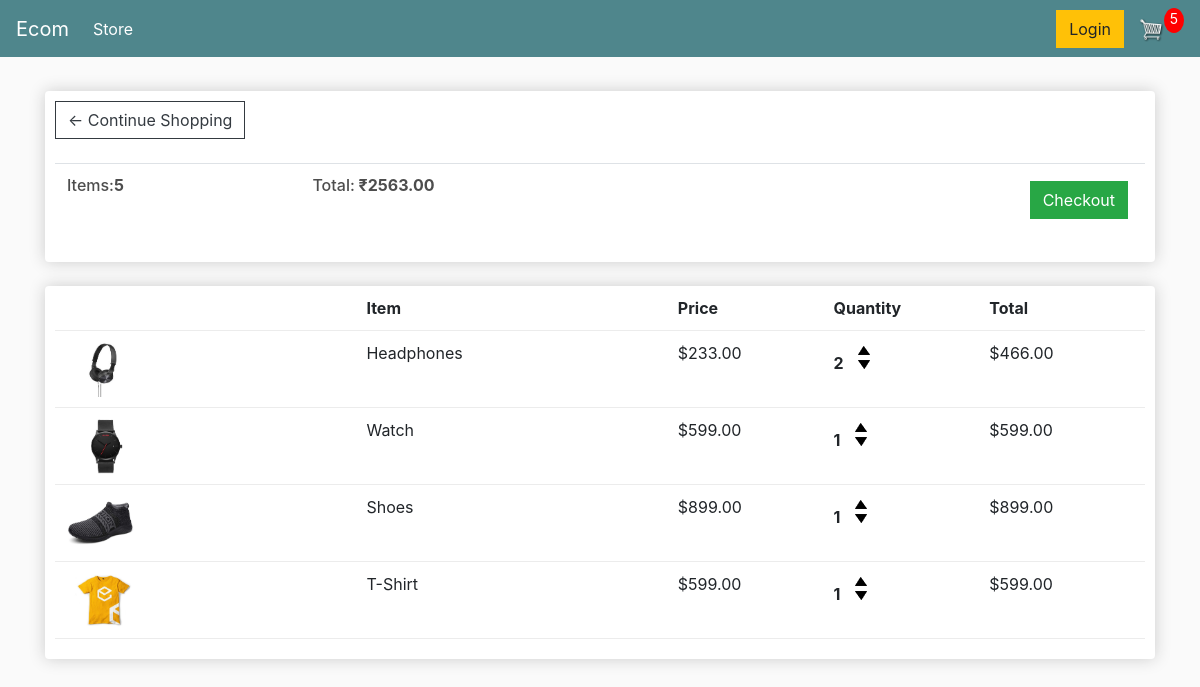
The app's page /cart/ (signed in) with its own data.
### store/models.py (models this page shows, shortened)
class Order(models.Model):
    customer=models.ForeignKey(Customer, on_delete=models.SET_NULL, null=True, blank=True)
    date_ordered=models.DateTimeField(auto_now_add=True)
    complete=models.BooleanField(default=False)
    transaction_id=models.CharField(max_length=100, null=True)
    @property
    def get_cart_total(self):
        orderitems=self.orderitem_set.all()
        total=sum([item.get_total for item in orderitems])
        return total
    @property
    def get_cart_items(self):
        orderitems=self.orderitem_set.all()
        total=sum([item.quantity for item in orderitems])
        return total

class OrderItem(models.Model):
     product=models.ForeignKey(Product, on_delete=models.SET_NULL,null=True)
     order=models.ForeignKey(Order, on_delete=models.SET_NULL, null=True)
     quantity=models.IntegerField(default=0, null=True, blank=True)
     date_added=models.DateTimeField(auto_now_add=True)
     @property
     def get_total(self):
         total=self.product.price* self.quantity
         return total

class Product(models.Model):
    name=models.CharField(max_length=200)
    price=models.DecimalField(max_digits=5,decimal_places=2)
    digital=models.BooleanField(default=False, null=True,blank=True)
    image=models.ImageField(null=True,blank=True)
    @property
    def imageURL(self):
        try:
            url=self.image.url
        except:
            url=''
        return url

### store/views.py (the view)
# urls.py: path('cart/',views.cart, name="cart"),
def cart(request):
    data=cartData(request)
    items=data['items']
    order=data['order']
    cartItems=data['cartItems']
    context={'items':items,'order':order,'cartItems':cartItems}
    return render(request,'store/cart.html',context)

### store/utils.py (called while the page is built)
def cartData(request):
    if request.user.is_authenticated:
        customer=request.user.customer
        order, created=Order.objects.get_or_create(customer=customer,complete=False)
        items=order.orderitem_set.all()
        cartItems=order.get_cart_items
    else:
       cookieData=cookieCart(request)
       cartItems=cookieData['cartItems']
       order=cookieData['order']
       items=cookieData['items']
    return{'items':items,'order':order,'cartItems':cartItems}

### store/templates/store/cart.html
{% extends 'store/main.html' %} {% load static %} {% block content %}
<div class="row">
    <div class="col-lg-12">
        <div class="box-element">
            <a class="btn btn-outline-dark" href="{% url 'store' %}">&#x2190; Continue Shopping</a>
            <br>
            <br>
            <table class="table">
                <tr>
                    <th>
                        <h6>Items:<strong>{{order.get_cart_items}}</strong></h6>
                    </th>
                    <th>
                        <h6>Total:<strong> &#8377;{{order.get_cart_total|floatformat:2}}</strong></h6>
                    </th>
                    <th>
                        <a style="float:right; margin:5px" class="btn btn-success" href="{% url 'checkout' %}">Checkout</a>
                    </th>
                </tr>
            </table>
        </div>
        <br>
        <div class="box-element">
            <div class="cart-row">
                <div style="flex: 2;"></div>
                <div style="flex: 2;"><strong>Item</strong></div>
                <div style="flex: 1;"><strong>Price</strong></div>
                <div style="flex: 1;"><strong>Quantity</strong></div>
                <div style="flex: 1;"><strong>Total</strong></div>
            </div>
            {% for item in items %}
            <div class="cart-row">
                <div style="flex: 2;"><img class="row-image" src="{{item.product.imageURL}}" alt=""></div>
                <div style="flex: 2;">{{item.product.name}}</div>
                <div style="flex: 1;">${{item.product.price|floatformat:2}}</div>
                <div style="flex:1">
                    <p class="quantity">{{item.quantity}}</p>
                    <div class="quantity">
                        <img data-product="{{item.product.id}}" data-action="add" class="chg-quantity update-cart" src="{% static  'images/arrow-up.png' %}">
                        <img  data-product="{{item.product.id}}" data-action="remove" class="chg-quantity update-cart" src="{% static  'images/arrow-down.png' %}">
                    </div>
                </div>
                <div style="flex:1">
                    <p>${{item.get_total}}</p>
                </div>
            </div>
            {% endfor %}
        </div>
        <br>
    </div>
</div>
{% endblock content %}

### static/css/main.css (style rules this page uses)
body { background-color: hsl(0, 0%, 98%); }
h1, h2, h3, h4, h5, h6 { color: hsl(0, 0%, 30%); }
.box-element { box-shadow: hsl(0, 0%, 80%) 0 0 16px; background-color: #fff; border-radius: 4px; padding: 10px; }
.col-lg-4, .col-lg-6, .col-lg-8, .col-lg-12 { margin-top: 10px; }
.btn { border-radius: 0; }
.row-image { width: 100px; }
.cart-row { display: flex; align-items: flex-stretch; padding-bottom: 10px; margin-bottom: 10px; border-bottom: 1px solid #ececec; }
.quantity { display: inline-block; font-weight: 700; padding-right: 10px; }
.chg-quantity { width: 12px; cursor: pointer; display: block; margin-top: 5px; transition: .1s; }

### records on screen
Order: get_cart_items "5", get_cart_total "2563.00"
OrderItem: product.imageURL (picture), product.name "Headphones", product.price "233.00", quantity "2", get_total "466.00"
OrderItem: product.imageURL (picture), product.name "Watch", product.price "599.00", quantity "1", get_total "599.00"
OrderItem: product.imageURL (picture), product.name "Shoes", product.price "899.00", quantity "1", get_total "899.00"
OrderItem: product.imageURL (picture), product.name "T-Shirt", product.price "599.00", quantity "1", get_total "599.00"

### other values on screen
{{ cartItems }} "5"
